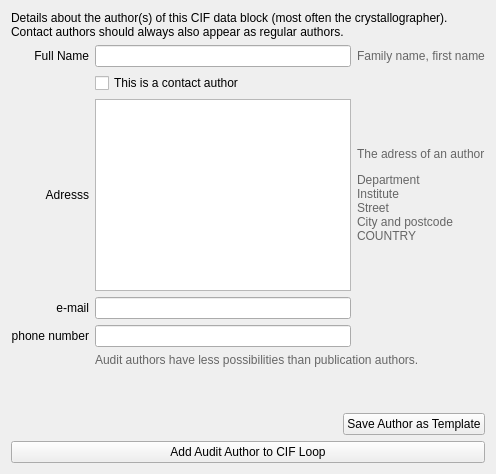
              <widget class="QWidget" name="page_audit">
               <attribute name="title">
                <string>Audit (CIF) Authors</string>
               </attribute>
               <layout class="QVBoxLayout" name="verticalLayout_40">
                <item>
                 <layout class="QVBoxLayout" name="verticalLayout_38">
                  <item>
                   <widget class="QLabel" name="label_23">
                    <property name="text">
                     <string>Details about the author(s) of this CIF data block (most often the crystallographer).
Contact authors should always also appear as regular authors.</string>
                    </property>
                   </widget>
                  </item>
                  <item>
                   <layout class="QGridLayout" name="gridLayout_25">
                    <item row="0" column="2">
                     <widget class="QLabel" name="label_29">
                      <property name="text">
                       <string>&lt;html&gt;&lt;head/&gt;&lt;body&gt;&lt;p&gt;&lt;span style=&quot; color:#666666;&quot;&gt;Family name, first name&lt;/span&gt;&lt;/p&gt;&lt;/body&gt;&lt;/html&gt;</string>
                      </property>
                      <property name="scaledContents">
                       <bool>false</bool>
                      </property>
                     </widget>
                    </item>
                    <item row="0" column="0">
                     <widget class="QLabel" name="label_24">
                      <property name="text">
                       <string>Full Name</string>
                      </property>
                      <property name="alignment">
                       <set>Qt::AlignmentFlag::AlignRight|Qt::AlignmentFlag::AlignTrailing|Qt::AlignmentFlag::AlignVCenter</set>
                      </property>
                      <property name="openExternalLinks">
                       <bool>true</bool>
                      </property>
                     </widget>
                    </item>
                    <item row="2" column="2">
                     <widget class="QLabel" name="label_30">
                      <property name="text">
                       <string>&lt;html&gt;&lt;head/&gt;&lt;body&gt;&lt;p&gt;&lt;span style=&quot; color:#666666;&quot;&gt;The adress of an author&lt;/span&gt;&lt;/p&gt;&lt;p&gt;&lt;span style=&quot; color:#666666;&quot;&gt;Department&lt;br/&gt;Institute&lt;br/&gt;Street&lt;br/&gt;City and postcode&lt;br/&gt;COUNTRY&lt;/span&gt;&lt;/p&gt;&lt;/body&gt;&lt;/html&gt;</string>
                      </property>
                      <property name="scaledContents">
                       <bool>false</bool>
                      </property>
                     </widget>
                    </item>
                    <item row="3" column="0">
                     <widget class="QLabel" name="EmailLabel_cif">
                      <property name="text">
                       <string>e-mail</string>
                      </property>
                      <property name="alignment">
                       <set>Qt::AlignmentFlag::AlignRight|Qt::AlignmentFlag::AlignTrailing|Qt::AlignmentFlag::AlignVCenter</set>
                      </property>
                     </widget>
                    </item>
                    <item row="4" column="1">
                     <widget class="QLineEdit" name="PhoneLineEdit_cif"/>
                    </item>
                    <item row="1" column="1">
                     <widget class="QCheckBox" name="ContactAuthorCheckBox_cif">
                      <property name="text">
                       <string>This is a contact author</string>
                      </property>
                     </widget>
                    </item>
                    <item row="2" column="1">
                     <widget class="QTextEdit" name="AddressTextedit_cif"/>
                    </item>
                    <item row="2" column="0">
                     <widget class="QLabel" name="label_25">
                      <property name="text">
                       <string>Adresss</string>
                      </property>
                      <property name="alignment">
                       <set>Qt::AlignmentFlag::AlignRight|Qt::AlignmentFlag::AlignTrailing|Qt::AlignmentFlag::AlignVCenter</set>
                      </property>
                     </widget>
                    </item>
                    <item row="0" column="1">
                     <widget class="QLineEdit" name="FullNameLineEdit_cif"/>
                    </item>
                    <item row="4" column="0">
                     <widget class="QLabel" name="PhoneLabel_cif">
                      <property name="text">
                       <string>phone number</string>
                      </property>
                      <property name="alignment">
                       <set>Qt::AlignmentFlag::AlignRight|Qt::AlignmentFlag::AlignTrailing|Qt::AlignmentFlag::AlignVCenter</set>
                      </property>
                     </widget>
                    </item>
                    <item row="3" column="1">
                     <widget class="QLineEdit" name="EMailLineEdit_cif"/>
                    </item>
                    <item row="6" column="0" colspan="3">
                     <widget class="QLabel" name="label_16">
                      <property name="text">
                       <string/>
                      </property>
                     </widget>
                    </item>
                    <item row="7" column="0" colspan="3">
                     <widget class="QLabel" name="label_19">
                      <property name="text">
                       <string/>
                      </property>
                     </widget>
                    </item>
                    <item row="5" column="1" colspan="2">
                     <widget class="QLabel" name="label_13">
                      <property name="sizePolicy">
                       <sizepolicy hsizetype="Preferred" vsizetype="Fixed">
                        <horstretch>0</horstretch>
                        <verstretch>0</verstretch>
                       </sizepolicy>
                      </property>
                      <property name="text">
                       <string>&lt;html&gt;&lt;head/&gt;&lt;body&gt;&lt;p&gt;&lt;span style=&quot; color:#666666;&quot;&gt;Audit authors have less possibilities than publication authors.&lt;/span&gt;&lt;/p&gt;&lt;/body&gt;&lt;/html&gt;</string>
                      </property>
                      <property name="wordWrap">
                       <bool>true</bool>
                      </property>
                     </widget>
                    </item>
                   </layout>
                  </item>
                 </layout>
                </item>
                <item>
                 <layout class="QVBoxLayout" name="verticalLayout_39">
                  <item alignment="Qt::AlignmentFlag::AlignRight">
                   <widget class="QPushButton" name="SaveAuthorLoopToTemplateButton_cif">
                    <property name="text">
                     <string>Save Author as Template</string>
                    </property>
                   </widget>
                  </item>
                  <item>
                   <widget class="QPushButton" name="AddThisAuthorToLoopPushButton_cif">
                    <property name="sizePolicy">
                     <sizepolicy hsizetype="Minimum" vsizetype="Fixed">
                      <horstretch>0</horstretch>
                      <verstretch>0</verstretch>
                     </sizepolicy>
                    </property>
                    <property name="text">
                     <string>Add Audit Author to CIF Loop</string>
                    </property>
                   </widget>
                  </item>
                 </layout>
                </item>
               </layout>
              </widget>
